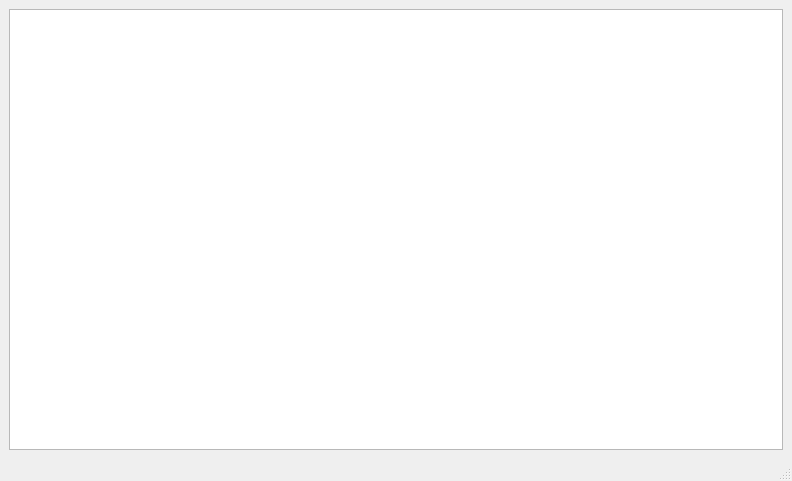
<?xml version="1.0" encoding="UTF-8"?>
<ui version="4.0">
 <class>MainWindow</class>
 <widget class="QMainWindow" name="MainWindow">
  <property name="geometry">
   <rect>
    <x>0</x>
    <y>0</y>
    <width>792</width>
    <height>481</height>
   </rect>
  </property>
  <property name="windowTitle">
   <string>MainWindow</string>
  </property>
  <widget class="QWidget" name="centralwidget">
   <layout class="QGridLayout" name="gridLayout">
    <item row="0" column="0">
     <widget class="PlotWidget" name="liveView"/>
    </item>
   </layout>
  </widget>
  <widget class="QMenuBar" name="menubar">
   <property name="geometry">
    <rect>
     <x>0</x>
     <y>0</y>
     <width>792</width>
     <height>24</height>
    </rect>
   </property>
  </widget>
  <widget class="QStatusBar" name="statusbar"/>
 </widget>
 <customwidgets>
  <customwidget>
   <class>PlotWidget</class>
   <extends>QGraphicsView</extends>
   <header>pyqtgraph</header>
  </customwidget>
 </customwidgets>
 <resources/>
 <connections/>
</ui>
